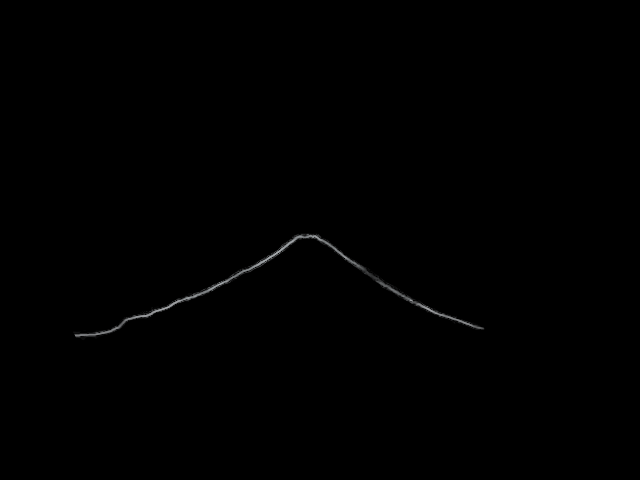
#> input picture References/Cleveland_webcam_reference.png, 640 x 480 px, found by its file name
$ python create_reference_image.py
#> lines starting #> are read from the running program, lines starting #| are printed output that depends on the picture; after the words box and inside, x2 and y2 are one past the last pixel; in counts of white or black regions, pixels touching at a corner belong together
#This is making the reference image
import numpy as np
import pandas as pd
from scipy import misc
import matplotlib.pyplot as plt
from matplotlib import cm
import imageio

from skimage import filters
from skimage.data import camera
import skimage.util
# from skimage.util import compare_images
# #install pillow
# import sys
# !{sys.executable} -m pip install Pillow
# import PIL as pil
from PIL import Image, ImageOps

# Path = "Desktop/Cleveland_Webcam_Images/"
# Copy_to_path = "Desktop/Cleveland_Webcam_Images/"

# # reference_image_filename = "Desktop/Cleveland_Webcam_Images/image34.jpg"
# reference_image_filename = "Cleveland_Webcam_Images/image34.jpg"

# # for image in Path:
# raw_image = Image.open(reference_image_filename)
# image_array = np.asarray(raw_image)
# reference_grayscale_image = ImageOps.grayscale(raw_image)

# # Apply sobel filter
# reference_edge_sobel = filters.sobel(reference_grayscale_image)

# # Subplot for image comparisson
# # fig, axes = plt.subplots(ncols=1, nrows=3, sharex=True, sharey=True,
# #                          figsize=(50, 25))

# # axes[0].imshow(image)
# # axes[0].set_title('Webcam Image')

# # axes[2].imshow(edge_roberts, cmap=plt.cm.gray)
# # axes[2].set_title('Roberts Edge Detection')

# # axes[1].imshow(edge_sobel, cmap=plt.cm.gray)
# # axes[1].set_title('Sobel Edge Detection')
# # fig.savefig("Desktop/Cleveland_Webcam_Images/image34.jpeg")


# #This is saving the reference sobel image (made above) as a 640X480 image
# image_3D = Image.fromarray(np.uint8(cm.gist_earth(reference_edge_sobel)*255))
# grayscale_image = ImageOps.grayscale(image_3D)
# # grayscale_image.save("Desktop/Cleveland_Webcam_Images/Cleveland_Webcam_edge.png")
# grayscale_image.save("References/Cleveland_Webcam_edge.png")


# #This section converts all nonblack pixels to black, and vice versa
# reference_image = plt.imread('Desktop/Cleveland_Webcam_Images/Cleveland_Webcam_reference.png')
reference_image = plt.imread('References/Cleveland_Webcam_reference.png')
#> reference_image is the input picture: shape (480, 640, 3) float32; mean R, G, B 0.0021, 0.00214, 0.00218
# plt.imshow(reference_image)
# plt.show()

image_copy = reference_image.copy()
black_pixels_mask = np.all(reference_image == [0, 0, 0], axis=-1)
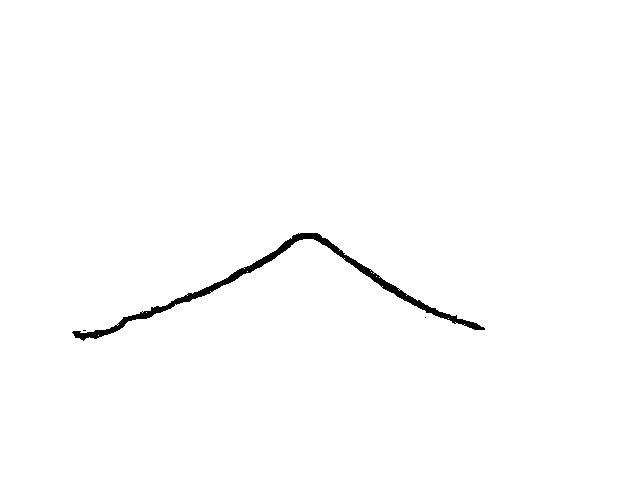
#> black_pixels_mask: shape (480, 640) bool; 99.1% white; 3 black regions (2 under 20 px), largest, box (x1, y1, x2, y2) and area: (72, 233, 485, 341) 2836
non_black_pixels_mask = np.any(reference_image != [0, 0, 0], axis=-1)
# or non_black_pixels_mask = ~black_pixels_mask
image_copy[black_pixels_mask] = [0, 0, 0]
image_copy[non_black_pixels_mask] = [255, 255, 255]
# plt.imshow(image_copy)
# plt.show()

rescaled_image_copy = (255.0 / image_copy.max() * (image_copy - image_copy.min())).astype(np.uint8)
im_rescaled_image_copy = Image.fromarray(rescaled_image_copy)
# im_rescaled_image_copy.save('Desktop/Cleveland_Webcam_Images/Cleveland_Webcam_reference_mask.jpeg')
im_rescaled_image_copy.save('References/Cleveland_Webcam_reference_mask.jpeg')

# pim = Image.open('image.png').convert('RGB')
im  = np.array(image_copy)

# Define the blue colour we want to find - PIL uses RGB ordering
white = [255,255,255]

# Get X and Y coordinates of all black pixels
Y_reference, X_reference = np.where(np.all(im==white,axis=2))
#> Y_reference = 2840 values from 233 to 340; X_reference = 2840 values, max 484 at index 2558, min 72 at index 2640, mean 279.9

# zipped = np.column_stack((X,Y))

newarray = im/255

# print(im)

reference_2D = newarray[:,:,0]
# [12 lines of commented-out code are left out]
with open('References/reference_arrays.npy', 'wb') as f:
    np.save(f, reference_2D)
    np.save(f, X_reference)
    np.save(f, Y_reference)
